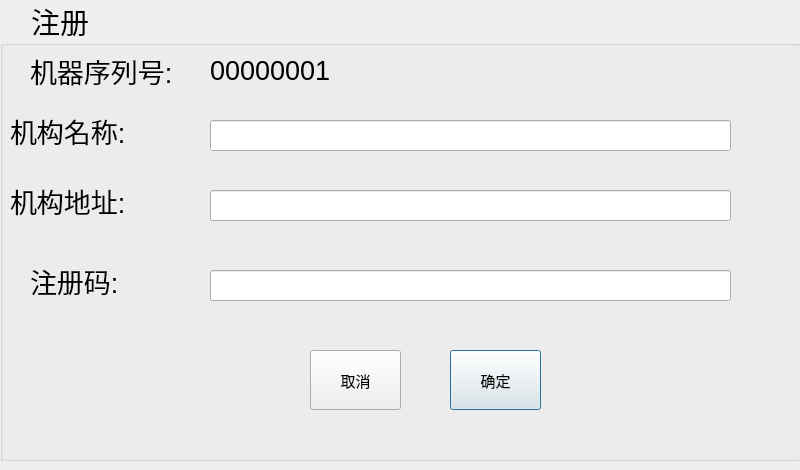
<?xml version="1.0" encoding="UTF-8"?>
<ui version="4.0">
 <class>Register</class>
 <widget class="QDialog" name="Register">
  <property name="geometry">
   <rect>
    <x>0</x>
    <y>0</y>
    <width>800</width>
    <height>470</height>
   </rect>
  </property>
  <property name="font">
   <font>
    <pointsize>20</pointsize>
   </font>
  </property>
  <property name="focusPolicy">
   <enum>Qt::ClickFocus</enum>
  </property>
  <property name="windowTitle">
   <string>Dialog</string>
  </property>
  <property name="modal">
   <bool>false</bool>
  </property>
  <widget class="QWidget" name="widget_title" native="true">
   <property name="geometry">
    <rect>
     <x>0</x>
     <y>0</y>
     <width>801</width>
     <height>40</height>
    </rect>
   </property>
   <property name="sizePolicy">
    <sizepolicy hsizetype="Preferred" vsizetype="Fixed">
     <horstretch>0</horstretch>
     <verstretch>0</verstretch>
    </sizepolicy>
   </property>
   <property name="minimumSize">
    <size>
     <width>100</width>
     <height>28</height>
    </size>
   </property>
   <layout class="QHBoxLayout" name="horizontalLayout_2">
    <property name="spacing">
     <number>0</number>
    </property>
    <property name="margin">
     <number>0</number>
    </property>
    <item>
     <widget class="QLabel" name="lab_Ico">
      <property name="sizePolicy">
       <sizepolicy hsizetype="Minimum" vsizetype="Preferred">
        <horstretch>0</horstretch>
        <verstretch>0</verstretch>
       </sizepolicy>
      </property>
      <property name="minimumSize">
       <size>
        <width>31</width>
        <height>0</height>
       </size>
      </property>
      <property name="text">
       <string/>
      </property>
      <property name="alignment">
       <set>Qt::AlignCenter</set>
      </property>
     </widget>
    </item>
    <item>
     <widget class="QLabel" name="lab_Title">
      <property name="sizePolicy">
       <sizepolicy hsizetype="Expanding" vsizetype="Preferred">
        <horstretch>0</horstretch>
        <verstretch>0</verstretch>
       </sizepolicy>
      </property>
      <property name="font">
       <font>
        <family>微软雅黑</family>
        <pointsize>10</pointsize>
        <weight>50</weight>
        <italic>false</italic>
        <bold>false</bold>
       </font>
      </property>
      <property name="styleSheet">
       <string notr="true">font: 10pt &quot;微软雅黑&quot;;</string>
      </property>
      <property name="text">
       <string>&lt;html&gt;&lt;head/&gt;&lt;body&gt;&lt;p&gt;&lt;span style=&quot; font-size:22pt;&quot;&gt;注册&lt;/span&gt;&lt;/p&gt;&lt;/body&gt;&lt;/html&gt;</string>
      </property>
      <property name="alignment">
       <set>Qt::AlignLeading|Qt::AlignLeft|Qt::AlignVCenter</set>
      </property>
     </widget>
    </item>
    <item>
     <widget class="QWidget" name="widget_menu" native="true">
      <property name="sizePolicy">
       <sizepolicy hsizetype="Minimum" vsizetype="Preferred">
        <horstretch>0</horstretch>
        <verstretch>0</verstretch>
       </sizepolicy>
      </property>
      <layout class="QHBoxLayout" name="horizontalLayout">
       <property name="spacing">
        <number>0</number>
       </property>
       <property name="margin">
        <number>0</number>
       </property>
      </layout>
     </widget>
    </item>
   </layout>
  </widget>
  <widget class="QGroupBox" name="groupBox">
   <property name="geometry">
    <rect>
     <x>0</x>
     <y>40</y>
     <width>801</width>
     <height>421</height>
    </rect>
   </property>
   <property name="font">
    <font>
     <pointsize>20</pointsize>
    </font>
   </property>
   <property name="title">
    <string/>
   </property>
   <widget class="QPushButton" name="btnOk">
    <property name="geometry">
     <rect>
      <x>450</x>
      <y>310</y>
      <width>91</width>
      <height>60</height>
     </rect>
    </property>
    <property name="sizePolicy">
     <sizepolicy hsizetype="Maximum" vsizetype="Maximum">
      <horstretch>0</horstretch>
      <verstretch>0</verstretch>
     </sizepolicy>
    </property>
    <property name="minimumSize">
     <size>
      <width>80</width>
      <height>60</height>
     </size>
    </property>
    <property name="font">
     <font>
      <family>微软雅黑</family>
      <pointsize>11</pointsize>
      <weight>50</weight>
      <italic>false</italic>
      <bold>false</bold>
     </font>
    </property>
    <property name="cursor">
     <cursorShape>PointingHandCursor</cursorShape>
    </property>
    <property name="focusPolicy">
     <enum>Qt::StrongFocus</enum>
    </property>
    <property name="styleSheet">
     <string notr="true"/>
    </property>
    <property name="text">
     <string>确定</string>
    </property>
    <property name="icon">
     <iconset resource="../rc.qrc">
      <normaloff>:/image/update.png</normaloff>:/image/update.png</iconset>
    </property>
    <property name="iconSize">
     <size>
      <width>20</width>
      <height>20</height>
     </size>
    </property>
   </widget>
   <widget class="QLineEdit" name="name_lineEdit">
    <property name="geometry">
     <rect>
      <x>210</x>
      <y>80</y>
      <width>521</width>
      <height>31</height>
     </rect>
    </property>
    <property name="font">
     <font>
      <family>微软雅黑</family>
      <pointsize>11</pointsize>
      <weight>50</weight>
      <italic>false</italic>
      <bold>false</bold>
     </font>
    </property>
    <property name="focusPolicy">
     <enum>Qt::ClickFocus</enum>
    </property>
   </widget>
   <widget class="QPushButton" name="btnCancel">
    <property name="geometry">
     <rect>
      <x>310</x>
      <y>310</y>
      <width>91</width>
      <height>60</height>
     </rect>
    </property>
    <property name="sizePolicy">
     <sizepolicy hsizetype="Maximum" vsizetype="Maximum">
      <horstretch>0</horstretch>
      <verstretch>0</verstretch>
     </sizepolicy>
    </property>
    <property name="minimumSize">
     <size>
      <width>80</width>
      <height>60</height>
     </size>
    </property>
    <property name="font">
     <font>
      <family>微软雅黑</family>
      <pointsize>11</pointsize>
      <weight>50</weight>
      <italic>false</italic>
      <bold>false</bold>
     </font>
    </property>
    <property name="cursor">
     <cursorShape>PointingHandCursor</cursorShape>
    </property>
    <property name="focusPolicy">
     <enum>Qt::StrongFocus</enum>
    </property>
    <property name="styleSheet">
     <string notr="true"/>
    </property>
    <property name="text">
     <string>取消</string>
    </property>
    <property name="icon">
     <iconset resource="../rc.qrc">
      <normaloff>:/image/delete.png</normaloff>:/image/delete.png</iconset>
    </property>
    <property name="iconSize">
     <size>
      <width>20</width>
      <height>20</height>
     </size>
    </property>
   </widget>
   <widget class="QLineEdit" name="code_lineEdit">
    <property name="geometry">
     <rect>
      <x>210</x>
      <y>230</y>
      <width>521</width>
      <height>31</height>
     </rect>
    </property>
    <property name="focusPolicy">
     <enum>Qt::ClickFocus</enum>
    </property>
   </widget>
   <widget class="QLabel" name="num_label">
    <property name="geometry">
     <rect>
      <x>210</x>
      <y>10</y>
      <width>521</width>
      <height>41</height>
     </rect>
    </property>
    <property name="font">
     <font>
      <family>Ubuntu</family>
      <pointsize>20</pointsize>
      <weight>50</weight>
      <italic>false</italic>
      <bold>false</bold>
     </font>
    </property>
    <property name="text">
     <string>&lt;html&gt;&lt;head/&gt;&lt;body&gt;&lt;p&gt;&lt;span style=&quot; font-size:20pt;&quot;&gt;00000001&lt;/span&gt;&lt;/p&gt;&lt;/body&gt;&lt;/html&gt;</string>
    </property>
   </widget>
   <widget class="QLabel" name="label_4">
    <property name="geometry">
     <rect>
      <x>30</x>
      <y>10</y>
      <width>171</width>
      <height>41</height>
     </rect>
    </property>
    <property name="layoutDirection">
     <enum>Qt::RightToLeft</enum>
    </property>
    <property name="text">
     <string>机器序列号:</string>
    </property>
   </widget>
   <widget class="QLabel" name="label_5">
    <property name="geometry">
     <rect>
      <x>10</x>
      <y>70</y>
      <width>191</width>
      <height>41</height>
     </rect>
    </property>
    <property name="layoutDirection">
     <enum>Qt::RightToLeft</enum>
    </property>
    <property name="text">
     <string>机构名称:</string>
    </property>
   </widget>
   <widget class="QLabel" name="label_6">
    <property name="geometry">
     <rect>
      <x>30</x>
      <y>220</y>
      <width>171</width>
      <height>41</height>
     </rect>
    </property>
    <property name="layoutDirection">
     <enum>Qt::RightToLeft</enum>
    </property>
    <property name="text">
     <string>注册码:</string>
    </property>
   </widget>
   <widget class="QLineEdit" name="lineEdit_std_address">
    <property name="geometry">
     <rect>
      <x>210</x>
      <y>150</y>
      <width>521</width>
      <height>31</height>
     </rect>
    </property>
    <property name="font">
     <font>
      <family>微软雅黑</family>
      <pointsize>11</pointsize>
      <weight>50</weight>
      <italic>false</italic>
      <bold>false</bold>
     </font>
    </property>
    <property name="focusPolicy">
     <enum>Qt::ClickFocus</enum>
    </property>
   </widget>
   <widget class="QLabel" name="label_7">
    <property name="geometry">
     <rect>
      <x>10</x>
      <y>140</y>
      <width>191</width>
      <height>41</height>
     </rect>
    </property>
    <property name="layoutDirection">
     <enum>Qt::RightToLeft</enum>
    </property>
    <property name="text">
     <string>机构地址:</string>
    </property>
   </widget>
  </widget>
 </widget>
 <resources>
  <include location="../rc.qrc"/>
 </resources>
 <connections/>
</ui>
